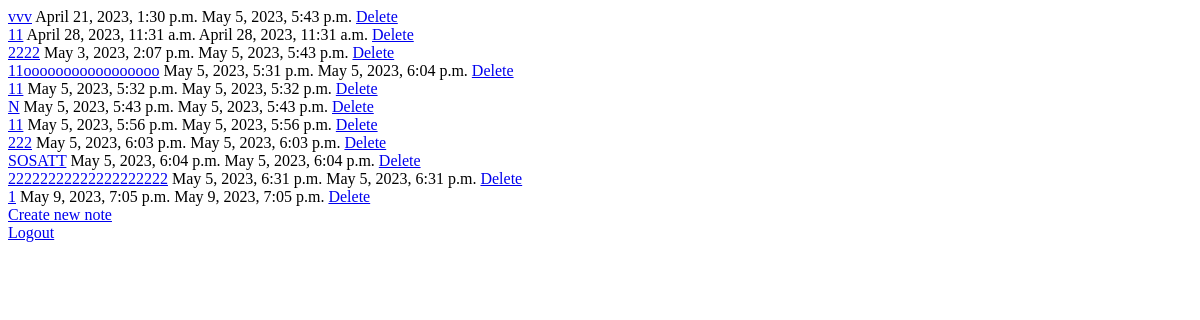
The app's page /base/users/1/ (signed in), older data.
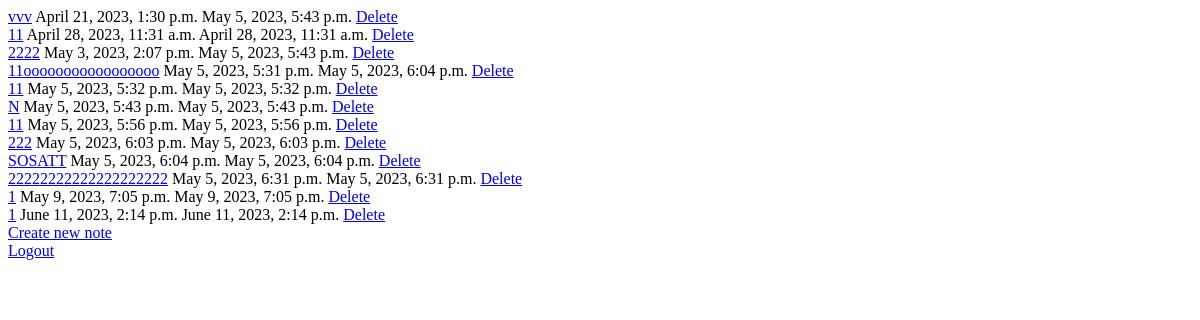
The same page, newer data.
### note/models.py (models this page shows)
class Note(models.Model):
    title = models.CharField(max_length=255, null=True, blank=True)
    content = models.TextField(blank=True, null=True)
    create = models.DateTimeField(default=timezone.now(), blank=True, null=True)
    update = models.DateTimeField(default=timezone.now(), blank=True, null=True)
    username = models.TextField(blank=True)

### note/views.py (the view)
# urls.py: path("<int:user_id>/", get_user_notes, name="get_user_notes"),
def get_user_notes(request, *args, **kwargs):
    if request.user.is_authenticated:
        user_objects = Note.objects.filter(username=request.user.username)
        context = {"user_objects": user_objects, "user_id": request.user.id}
        return render(request, "note/all_user_notes.html", context)

### note/templates/note/all_user_notes.html (shortened to what this page needs)
{% for obj in user_objects %}
<a href="{% url 'update_note' user_id=user_id title=obj.title note_id=obj.id %}"
  >{{obj.title}}</a
>
{{obj.create}} {{obj.update}}
<a href="{% url 'delete_note' user_id=user_id title=obj.title note_id=obj.id %}"
  >Delete</a
>
{% endfor %}
<a href="{% url 'new_user_note' user_id=user_id type_of_note='new' %}"
  >Create new note</a
>
<a href="{% url 'logout' %}">Logout</a>

Row changes from the older to the newer data that the page shows:
added Note: title "1", create "June 11, 2023, 2:14 p.m.", update "June 11, 2023, 2:14 p.m."
